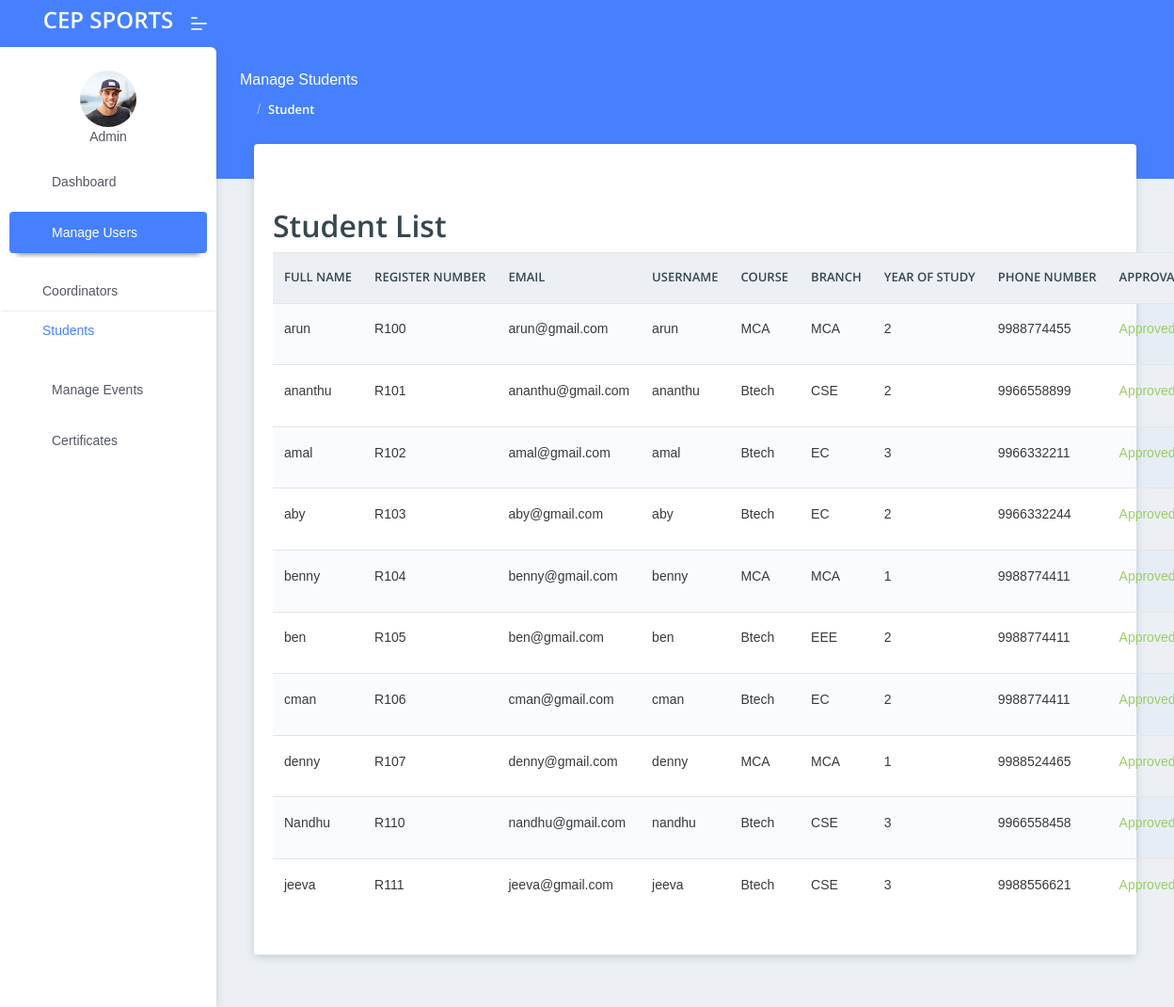
The page /admin_panel/students/ on the database as committed earlier.
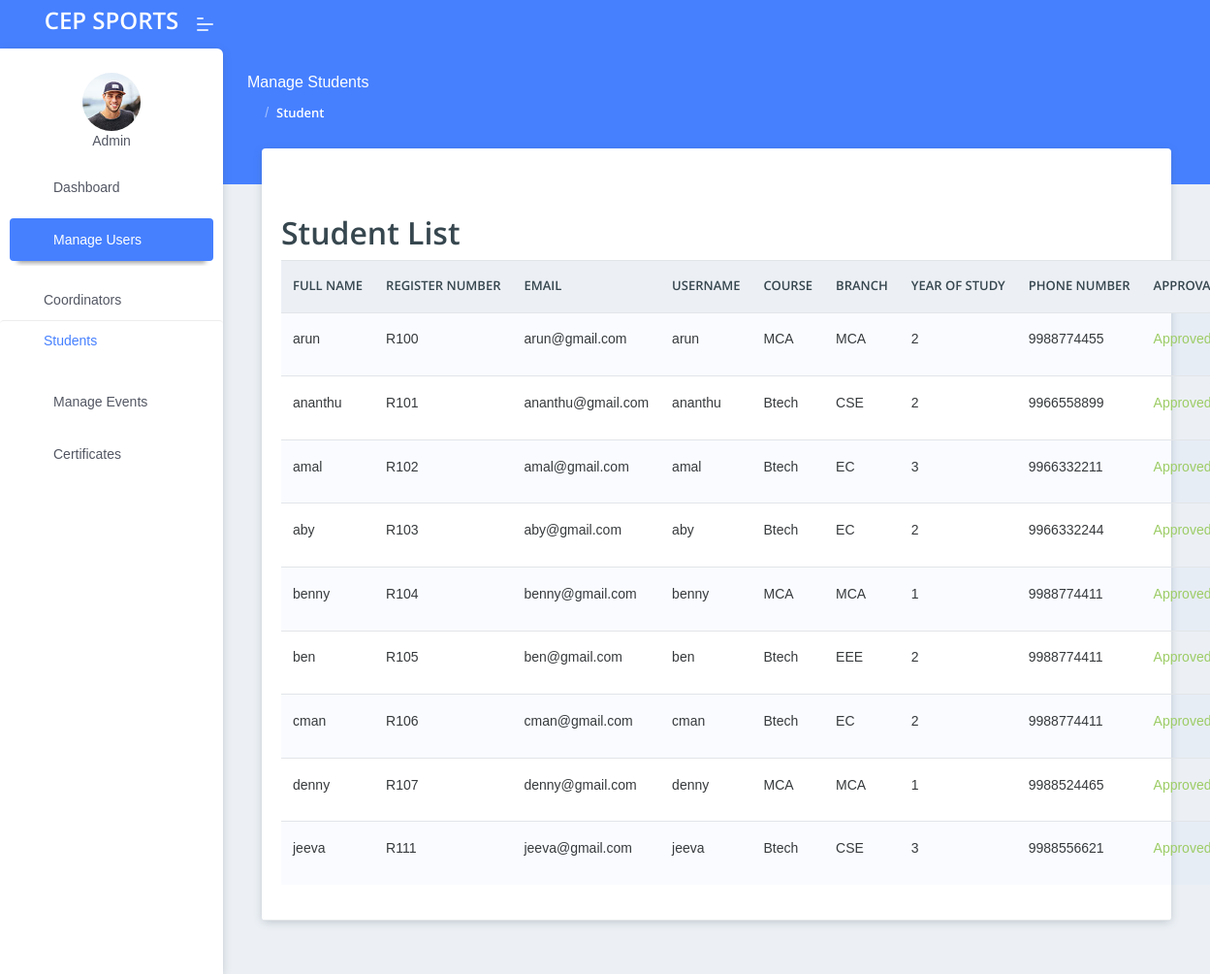
The same page on the database as committed later.
### core/models.py (models this page shows, shortened)
class CoreStudent(models.Model):
    user = models.OneToOneField(User, on_delete=models.CASCADE)  # Link to User model
    full_name = models.CharField(max_length=255)
    register_number = models.CharField(max_length=50, unique=True, default="")
    email = models.EmailField()
    course = models.CharField(max_length=100)
    branch = models.CharField(max_length=100)
    phone_number = models.CharField(max_length=15)
    year_of_study = models.IntegerField()
    house = models.ForeignKey('coordinator.House', on_delete=models.SET_NULL, null=True, blank=True)
    is_approved = models.BooleanField(default=False)  # New field for approval status

### core/views.py (the view)
# urls.py: path('students/', views.student_list, name='student_list'),
def student_list(request):
    students = CoreStudent.objects.all()
    return render(request, 'admin_panel/student_list.html', {'students': students})

### admin_panel/templates/admin_panel/student_list.html (shortened to what this page needs)
{% extends "admin_panel/base.html" %}
{% load static %}
{% block content %}
 <div class="pcoded-main-container">
    <div class="pcoded-content">
        <div class="page-header">
            <div class="page-block">
                <div class="row align-items-center">
                    <div class="col-md-12">
                        <div class="page-header-title">
                            <h5 class="m-b-10">Manage Students</h5>
                        </div>
                        <ul class="breadcrumb">
                            <li class="breadcrumb-item"><a href="{% url "admin_dashboard" %}"><i class="feather icon-home"></i></a></li>
                            <li class="breadcrumb-item"><a href="#!">Student</a></li>
                        </ul>
                    </div>
                </div>
            </div>
        </div>
        <div class="col-sm-12">
            <div class="card">
                <div class="card-header">
                    <h2 class="mt-5">Student List</h2>
                    <table class="table table-striped">
                        <thead>
                            <tr>
                                <th>Full Name</th>
                                <th>Register Number</th>
                                <th>Email</th>
                                <th>Username</th>
                                <th>Course</th>
                                <th>Branch</th>
                                <th>Year of Study</th>
                                <th>Phone Number</th>
                                <th>Approval Status</th>
                            </tr>
                        </thead>
                        <tbody>
                            {% for student in students %}
                            <tr>
                                <td>{{ student.full_name }}</td>
                                <td>{{ student.register_number }}</td>
                                <td>{{ student.email }}</td>
                                <td>{{ student.user.username }}</td>
                                <td>{{ student.course }}</td>
                                <td>{{ student.branch }}</td>
                                <td>{{ student.year_of_study }}</td>
                                <td>{{ student.phone_number }}</td>
                                <td>
                                    {% if student.is_approved %}
                                        <span class="text-success">Approved</span>
                                    {% else %}
                                        <span class="text-danger">Not Approved</span>
                                    {% endif %}
                                </td>
                            </tr>
                            {% empty %}
                            <tr>
                                <td colspan="10" class="text-center">No students found.</td>
                            </tr>
                            {% endfor %}
                        </tbody>
                    </table>
                </div>
            </div>
        </div>
    </div>
</div>
{% endblock content %}

### admin_panel/templates/admin_panel/base.html (shortened to what this page needs)
<!DOCTYPE html>
<html lang="en">
{% load static %}
<head>
    <link rel="stylesheet" href="{% static 'assets/css/style.css' %}">
</head>
<body class="">
    <nav class="pcoded-navbar menu-light ">
        <div class="navbar-wrapper  ">
            <div class="navbar-content scroll-div ">
                <div class="">
                    <div class="main-menu-header">
                        <img class="img-radius" src="{% static 'assets/images/user/avatar-2.jpg' %}" alt="User-Profile-Image">
                        <div class="user-details">
                            <div id="more-details">Admin</div>
                        </div>
                    </div>
                </div>
                <ul class="nav pcoded-inner-navbar ">
                    <li class="nav-item">
                        <a href="{% url "admin_dashboard" %}" class="nav-link "><span class="pcoded-micon"><i class="feather icon-home"></i></span><span class="pcoded-mtext">Dashboard</span></a>
                    </li>
                    <li class="nav-item pcoded-hasmenu">
                        <a href="#!" class="nav-link "><span class="pcoded-micon"><i class="feather icon-box"></i></span><span class="pcoded-mtext">Manage Users</span></a>
                        <ul class="pcoded-submenu">
                            <li><a href="{% url "coordinators_list" %}">Coordinators</a></li>
                            <li><a href="{% url "student_list" %}">Students</a></li>
                        </ul>
                    </li>
                    <li class="nav-item">
                        <a href="{% url "sport_events" %}" class="nav-link "><span class="pcoded-micon"><i class="feather icon-file-text"></i></span><span class="pcoded-mtext">Manage Events</span></a>
                    </li>
                    <li class="nav-item">
                        <a href="{% url "approve_certificates_view" %}" class="nav-link "><span class="pcoded-micon"><i class="feather icon-align-justify"></i></span><span class="pcoded-mtext">Certificates</span></a>
                    </li>
                </ul>
            </div>
        </div>
    </nav>
    <header class="navbar pcoded-header navbar-expand-lg navbar-light header-blue">
        <div class="m-header">
            <a class="mobile-menu" id="mobile-collapse" href="#!"><span></span></a>
            <a href="#!" class="b-brand">
                <h4 style="color: white;">CEP  SPORTS</h4>
            </a>
        </div>
        <div class="collapse navbar-collapse">
            <ul class="navbar-nav mr-auto">
                <li class="nav-item">
                    <a href="#!" class="pop-search"><i class="feather icon-search"></i></a>
                </li>
            </ul>
            <ul class="navbar-nav ml-auto">
                <li>
                    <div class="dropdown">
                        <a class="dropdown-toggle" href="#" data-toggle="dropdown"><i class="icon feather icon-bell"></i></a>
                    </div>
                </li>
                <li>
                    <div class="dropdown drp-user">
                        <a href="#" class="dropdown-toggle" data-toggle="dropdown">
                            <i class="feather icon-user"></i>
                        </a>
                    </div>
                </li>
            </ul>
        </div>
    </header>
{% block content %}
{% endblock content %}
  </body>
  </html>

Rows that differ between the two databases and show on the page:
removed CoreStudent: full_name "Nandhu", register_number "R110", email "nandhu@gmail.com", user.username "nandhu", course "Btech", branch "CSE", year_of_study "3", phone_number "9966558458", is_approved "Approved"
